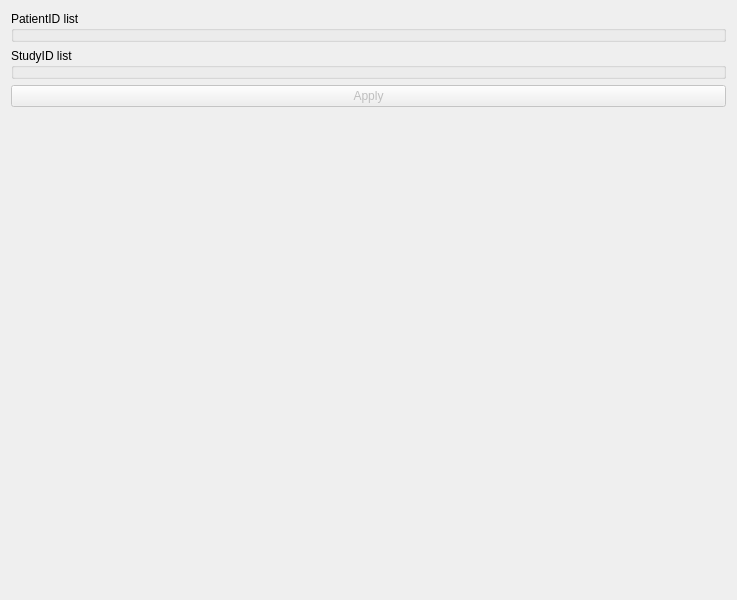
<?xml version="1.0" encoding="UTF-8"?>
<ui version="4.0">
 <class>SlicerMRClass</class>
 <widget class="qMRMLWidget" name="SlicerMRClass">
  <property name="geometry">
   <rect>
    <x>0</x>
    <y>0</y>
    <width>737</width>
    <height>600</height>
   </rect>
  </property>
  <layout class="QVBoxLayout" name="verticalLayout">
   <item>
    <widget class="ctkCollapsibleGroupBox" name="PatientIDlist">
     <property name="title">
      <string>PatientID list</string>
     </property>
    </widget>
   </item>
   <item>
    <widget class="ctkCollapsibleGroupBox" name="StudyIDlist">
     <property name="title">
      <string>StudyID list</string>
     </property>
    </widget>
   </item>
   <item>
    <widget class="QPushButton" name="applyButton">
     <property name="enabled">
      <bool>false</bool>
     </property>
     <property name="toolTip">
      <string>Run the algorithm.</string>
     </property>
     <property name="text">
      <string>Apply</string>
     </property>
    </widget>
   </item>
   <item>
    <spacer name="verticalSpacer">
     <property name="orientation">
      <enum>Qt::Vertical</enum>
     </property>
     <property name="sizeHint" stdset="0">
      <size>
       <width>20</width>
       <height>40</height>
      </size>
     </property>
    </spacer>
   </item>
  </layout>
 </widget>
 <customwidgets>
  <customwidget>
   <class>ctkCollapsibleGroupBox</class>
   <extends>QGroupBox</extends>
   <header>ctkCollapsibleGroupBox.h</header>
   <container>1</container>
  </customwidget>
  <customwidget>
   <class>qMRMLWidget</class>
   <extends>QWidget</extends>
   <header>qMRMLWidget.h</header>
   <container>1</container>
  </customwidget>
 </customwidgets>
 <resources/>
 <connections/>
</ui>
